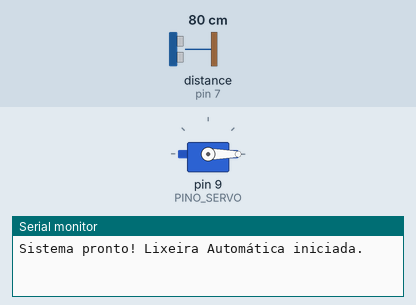
Recording of a sketch running on a simulated Arduino Uno, built with avr-gcc and run on an emulated ATmega328P. Parts: servo, the last lines printed to the serial monitor. Wiring (inferred from the names in the program): ultrasonic range finder: trigger pin 6; echo pin 7. The inputs (shaded band) are chosen by the test bench; at power-on: distance to the obstacle (sensor on pin 7) 80 cm. The echo pulse lasts 58.3 µs per cm.

Above: at 1.2 s.
1.3 s: distance to the obstacle (sensor on pin 7) set to 24 cm
2.8 s: distance to the obstacle (sensor on pin 7) set to 19 cm
At 3.5 s:
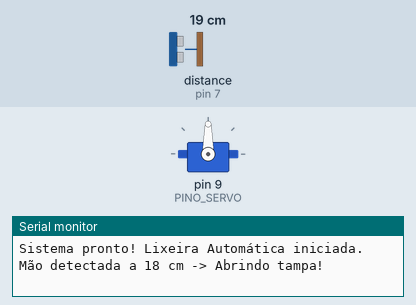
4.3 s: distance to the obstacle (sensor on pin 7) set to 35 cm
At 6.38 s:
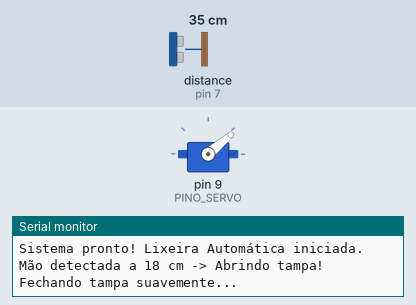
7.3 s: distance to the obstacle (sensor on pin 7) set to 4 cm
At 8.5 s:
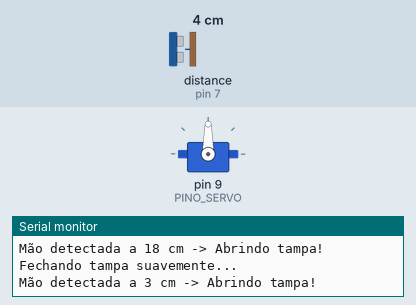
8.8 s: distance to the obstacle (sensor on pin 7) set to 60 cm
At 11.08 s:
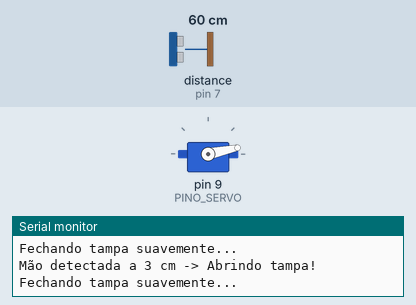
Timing chart, 0 to 12.7 s (numbered marks = the images above; inputs shaded):
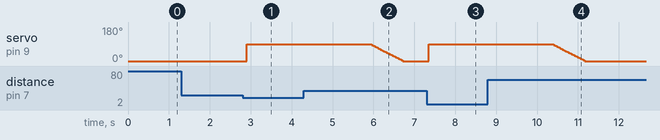

The sketch:

p51_lixeira_automatica.ino
```cpp
/*
 * Projeto 51: Lixeira Automática
 * O que faz: Detecta a aproximação da mão no HC-SR04 (< 20 cm), abre a tampa (Servo SG90) por 3s e fecha suave.
 * Ligações: D6 (Trig), D7 (Echo), D9 (Servo SG90)
 * Bibliotecas: Servo
 * Material: 80 Projetos Arduino
 */

#include <Servo.h>

const byte PINO_TRIG = 6;  // Trig do HC-SR04
const byte PINO_ECHO = 7;  // Echo do HC-SR04
const byte PINO_SERVO = 9; // Sinal do Servo SG90

const int DISTANCIA_ABRIR_CM = 20;          // AJUSTE AQUI: distância para abrir (cm)
const unsigned long TEMPO_ABERTA_MS = 3000; // AJUSTE AQUI: tempo aberta (ms)

Servo servoTampa;

long medirCm() {
  digitalWrite(PINO_TRIG, LOW);
  delayMicroseconds(2);
  digitalWrite(PINO_TRIG, HIGH);
  delayMicroseconds(10);
  digitalWrite(PINO_TRIG, LOW);

  unsigned long dur = pulseIn(PINO_ECHO, HIGH, 25000UL);
  if (dur == 0) return 400;
  return (long)(dur * 0.0343 / 2.0);
}

void setup() {
  Serial.begin(9600);
  pinMode(PINO_TRIG, OUTPUT);
  pinMode(PINO_ECHO, INPUT);

  servoTampa.attach(PINO_SERVO);
  servoTampa.write(0); // Tampa fechada
  Serial.println(F("Sistema pronto! Lixeira Automática iniciada."));
}

void loop() {
  long cm = medirCm();

  if (cm >= 2 && cm <= DISTANCIA_ABRIR_CM) {
    Serial.print(F("Mão detectada a "));
    Serial.print(cm);
    Serial.println(F(" cm -> Abrindo tampa!"));

    servoTampa.write(90);
    delay(TEMPO_ABERTA_MS);

    // Enquanto a mão continuar perto, mantém aberta
    while (medirCm() <= DISTANCIA_ABRIR_CM) {
      delay(300);
    }

    Serial.println(F("Fechando tampa suavemente..."));
    for (int ang = 90; ang >= 0; ang -= 2) {
      servoTampa.write(ang);
      delay(18);
    }
  }

  delay(100);
}
```

Measured:
- the behaviour switches between 22 and 21 cm on distance to the obstacle (sensor on pin 7) (found by bisection; images 0 and 1)
- after the input at 1.3 s, every drawn part: stays the same
- after the input at 2.8 s, servo on pin 9 (PINO_SERVO): 0° → 90° after 0.10 s
- after the input at 4.3 s, servo on pin 9 (PINO_SERVO): moves from 90° to 0° over 0.80 s, starting after 1.6 s
- after the input at 7.3 s, servo on pin 9 (PINO_SERVO): 0° → 90° after 0.05 s
- after the input at 8.8 s, servo on pin 9 (PINO_SERVO): moves from 90° to 0° over 0.80 s, starting after 1.6 s
